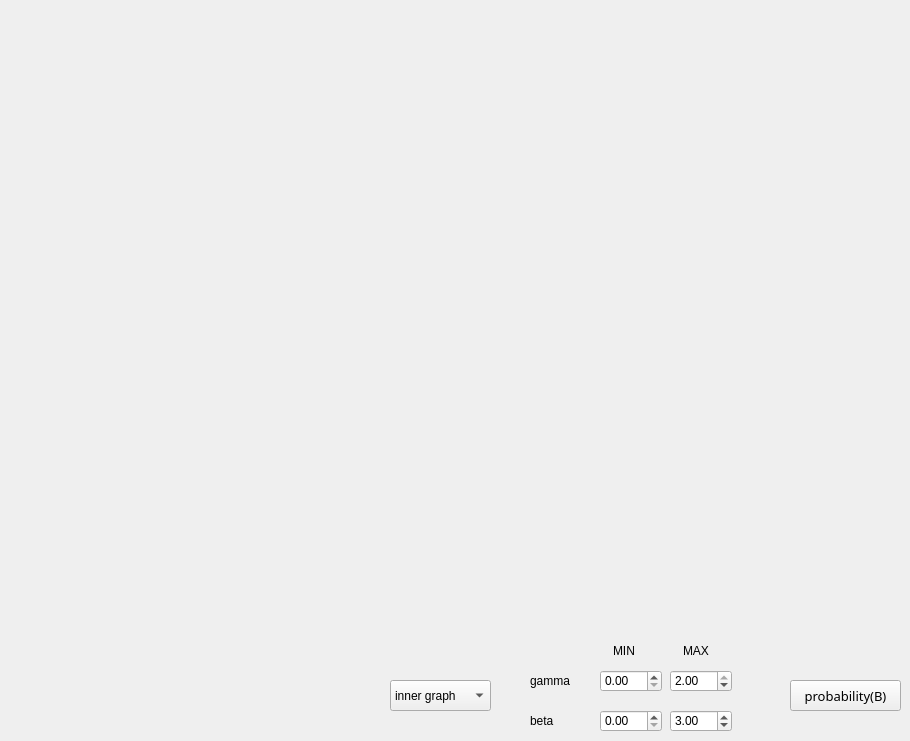
    <widget class="QWidget" name="Prob_beta">
     <attribute name="title">
      <string>Probability(beta)</string>
     </attribute>
     <widget class="QWidget" name="horizontalLayoutWidget_11">
      <property name="geometry">
       <rect>
        <x>30</x>
        <y>20</y>
        <width>871</width>
        <height>621</height>
       </rect>
      </property>
      <layout class="QHBoxLayout" name="prob_beta_layout"/>
     </widget>
     <widget class="QPushButton" name="prob_beta_Button">
      <property name="geometry">
       <rect>
        <x>790</x>
        <y>680</y>
        <width>111</width>
        <height>31</height>
       </rect>
      </property>
      <property name="font">
       <font>
        <family>Sitka Text</family>
        <pointsize>10</pointsize>
        <weight>50</weight>
        <italic>false</italic>
        <bold>false</bold>
       </font>
      </property>
      <property name="text">
       <string>probability(B)</string>
      </property>
     </widget>
     <widget class="QLabel" name="gamma">
      <property name="geometry">
       <rect>
        <x>530</x>
        <y>670</y>
        <width>51</width>
        <height>21</height>
       </rect>
      </property>
      <property name="text">
       <string>gamma</string>
      </property>
     </widget>
     <widget class="QLabel" name="beta">
      <property name="geometry">
       <rect>
        <x>530</x>
        <y>710</y>
        <width>51</width>
        <height>21</height>
       </rect>
      </property>
      <property name="text">
       <string>beta</string>
      </property>
     </widget>
     <widget class="QDoubleSpinBox" name="gamma_minBox">
      <property name="geometry">
       <rect>
        <x>600</x>
        <y>670</y>
        <width>62</width>
        <height>22</height>
       </rect>
      </property>
      <property name="maximum">
       <double>2.000000000000000</double>
      </property>
      <property name="singleStep">
       <double>0.100000000000000</double>
      </property>
     </widget>
     <widget class="QDoubleSpinBox" name="gamma_maxBox">
      <property name="geometry">
       <rect>
        <x>670</x>
        <y>670</y>
        <width>62</width>
        <height>22</height>
       </rect>
      </property>
      <property name="maximum">
       <double>2.000000000000000</double>
      </property>
      <property name="singleStep">
       <double>0.100000000000000</double>
      </property>
      <property name="value">
       <double>2.000000000000000</double>
      </property>
     </widget>
     <widget class="QDoubleSpinBox" name="beta_minBox">
      <property name="geometry">
       <rect>
        <x>600</x>
        <y>710</y>
        <width>62</width>
        <height>22</height>
       </rect>
      </property>
      <property name="maximum">
       <double>20.000000000000000</double>
      </property>
      <property name="singleStep">
       <double>0.100000000000000</double>
      </property>
     </widget>
     <widget class="QDoubleSpinBox" name="beta_maxBox">
      <property name="geometry">
       <rect>
        <x>670</x>
        <y>710</y>
        <width>62</width>
        <height>22</height>
       </rect>
      </property>
      <property name="maximum">
       <double>20.000000000000000</double>
      </property>
      <property name="singleStep">
       <double>0.100000000000000</double>
      </property>
      <property name="value">
       <double>3.000000000000000</double>
      </property>
     </widget>
     <widget class="QLabel" name="min">
      <property name="geometry">
       <rect>
        <x>613</x>
        <y>640</y>
        <width>51</width>
        <height>21</height>
       </rect>
      </property>
      <property name="text">
       <string>MIN</string>
      </property>
     </widget>
     <widget class="QLabel" name="max">
      <property name="geometry">
       <rect>
        <x>683</x>
        <y>640</y>
        <width>51</width>
        <height>21</height>
       </rect>
      </property>
      <property name="text">
       <string>MAX</string>
      </property>
     </widget>
     <widget class="QComboBox" name="prob_beta_locBox">
      <property name="geometry">
       <rect>
        <x>390</x>
        <y>680</y>
        <width>101</width>
        <height>31</height>
       </rect>
      </property>
      <item>
       <property name="text">
        <string>inner graph</string>
       </property>
      </item>
      <item>
       <property name="text">
        <string>outer graph</string>
       </property>
      </item>
     </widget>
    </widget>
